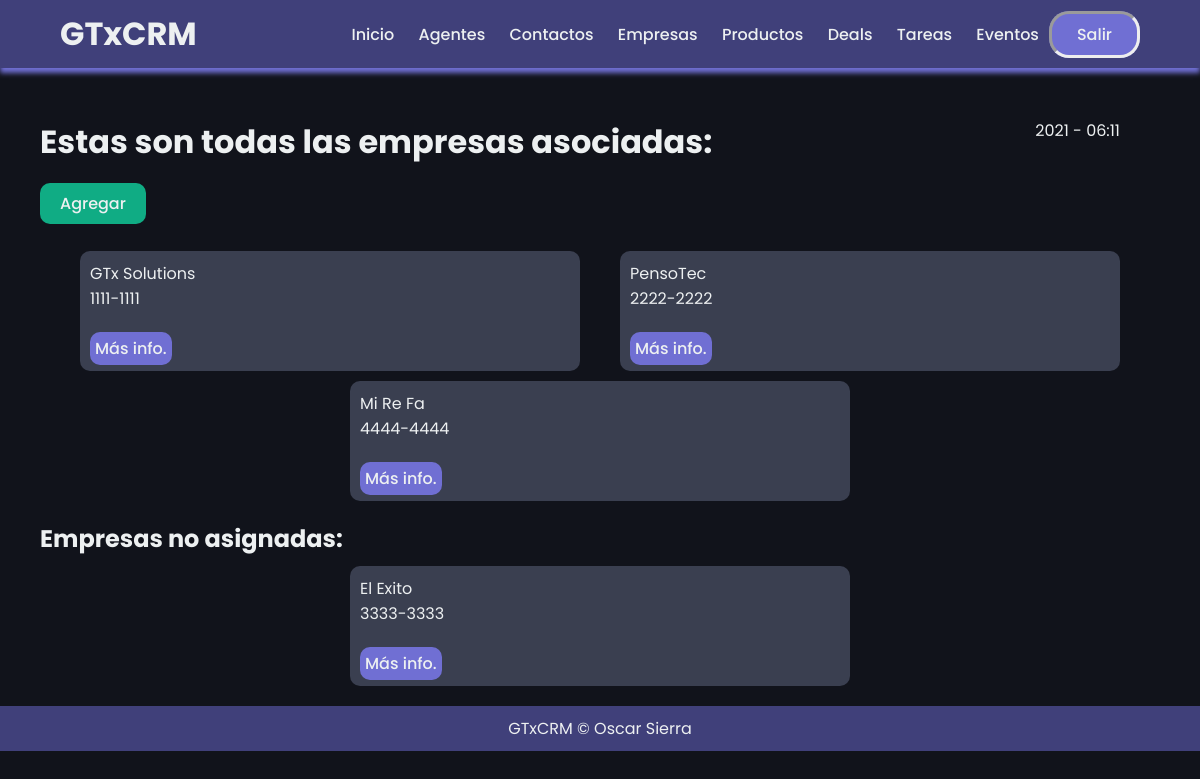
/empresas/ (signed in), run on the app's committed database.
### mainapp/models.py (models this page shows, shortened)
class Empresa(models.Model):
    nombre = models.CharField(max_length=45)
    telefono = models.CharField(max_length=45)
    website = models.CharField(max_length=45)
    descripcion = models.TextField()
    calleFacturacion = models.CharField(max_length=45)
    ciudadFacturacion = models.CharField(max_length=45)
    estadoFacturacion = models.CharField(max_length=45)
    paisFacturacion = models.CharField(max_length=45)
    codigoFacturacion = models.CharField(max_length=45)
    organizacion = models.ForeignKey(userProfile, on_delete=models.CASCADE)
    agente = models.ForeignKey("Agent", null=True, blank=True, on_delete=models.SET_NULL)

### mainapp/views.py (the view)
# urls.py: path('empresas/', empresaListView.as_view(), name = 'empresa_list'),
class empresaListView(LoginRequiredMixin, ListView):
    template_name="empresas/empresa_list.html"
    context_object_name = "empresas"
    def get_queryset(self):
        user = self.request.user
        if user.es_organizador:
            queryset = Empresa.objects.filter(
                organizacion=user.userprofile,
                agente__isnull=False
            )
        else:
            queryset = Empresa.objects.filter(
                organizacion=user.agent.organizacion,
                agente__isnull=False
            )
            queryset = queryset.filter(agente__user=user)
        return queryset
    def get_context_data(self, **kwargs):
        user = self.request.user
        context = super(empresaListView, self).get_context_data(**kwargs)
        queryset = Empresa.objects.filter(
            organizacion=user.userprofile,
            agente__isnull=True
        )
        context.update({
            "empresas_noasignadas": queryset
        })
        return context

### mainapp/templates/empresas/empresa_list.html (shortened to what this page needs)
{% extends 'layouts/layouts.html'%}
{% block content %}
<div class="start">
    <div class="initial">
        <h1>Estas son todas las empresas asociadas: </h1>
            <div id="time">
                {% now "Y - h:m"%}
            </div>
        </div>
    </div>
<br/>
<div class="divbtn" style="margin-left: 40px;">
    <a class="submitbtn" href="{% url 'empresa_create' %}"><button>Agregar</button></a>
</div>
<br/>
<div class="list_container">
    {% for empresa in empresas %}
        <div class="list_content">
        <p>{{ empresa.nombre }}<br/>
        {{ empresa.telefono }}<br/><br/>
            <a class="detail_href" href="{% url 'empresa_detail' empresa.pk %}">Más info.</a>
        </div>
    {% endfor %}
</div>
{% if empresas_noasignadas.exists %}
<div class="divbtn" style="margin-left: 40px;">
    <h2>Empresas no asignadas: </h2>
</div>
    <div class="list_container">
        {% for empresa in empresas_noasignadas %}
            <div class="list_content">
            <p>{{ empresa.nombre }}<br/>
            {{ empresa.telefono }}<br/><br/>
                <a class="detail_href" href="{% url 'empresa_detail' empresa.pk %}">Más info.</a>
            </div>
        {% endfor %}
    </div>
{% endif %}
{% endblock %}

### mainapp/static/css/styles.css (style rules this page uses)
* { margin: 0; padding: 0; font-family: "Poppins", sans-serif; color: #edf0f1; text-decoration: none; }
body { box-sizing: border-box; background-color: #11131b; }
li, a, button { font-weight: 500; font-size: 16px; text-decoration: none; border: none; background-color: transparent; }
.start { width: 90%; margin-top: 50px; margin-left: 40px; margin-right: 40px; }
.initial { display: flex; justify-content: space-between; }
.list_container { display: flex; flex-wrap: wrap; width: 90%; padding: 10px; margin: auto; }
.list_container > * { flex: 0 1 30em; }
.list_content { padding: 10px; background-color: #3a3f50; width: 20%; margin: auto; margin-bottom: 10px; border-radius: 10px; }
.detail_href { padding: 5px; background-color: #706fd3; border-radius: 10px; cursor: pointer; transition: all 0.3s ease 0s; }
.submitbtn { margin-top: 20px; padding: 9px 20px; background-color: #10ac84; border-radius: 10px; cursor: pointer; transition: all 0.3s ease 0s; }

### data on the page
Empresa: nombre "GTx Solutions", telefono "1111-1111"
Empresa: nombre "PensoTec", telefono "2222-2222"
Empresa: nombre "Mi Re Fa", telefono "4444-4444"
Empresa: nombre "El Exito", telefono "3333-3333"
